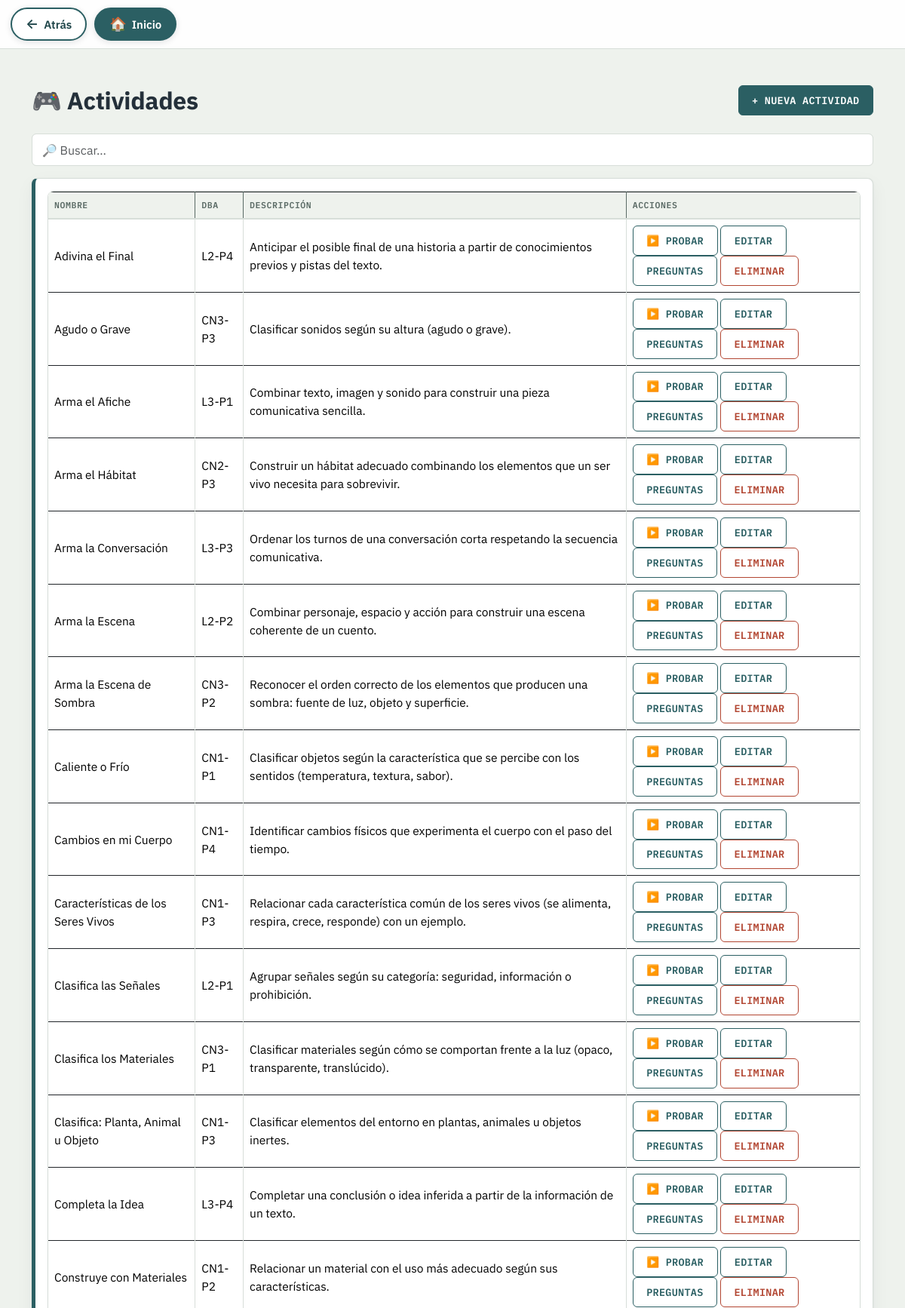
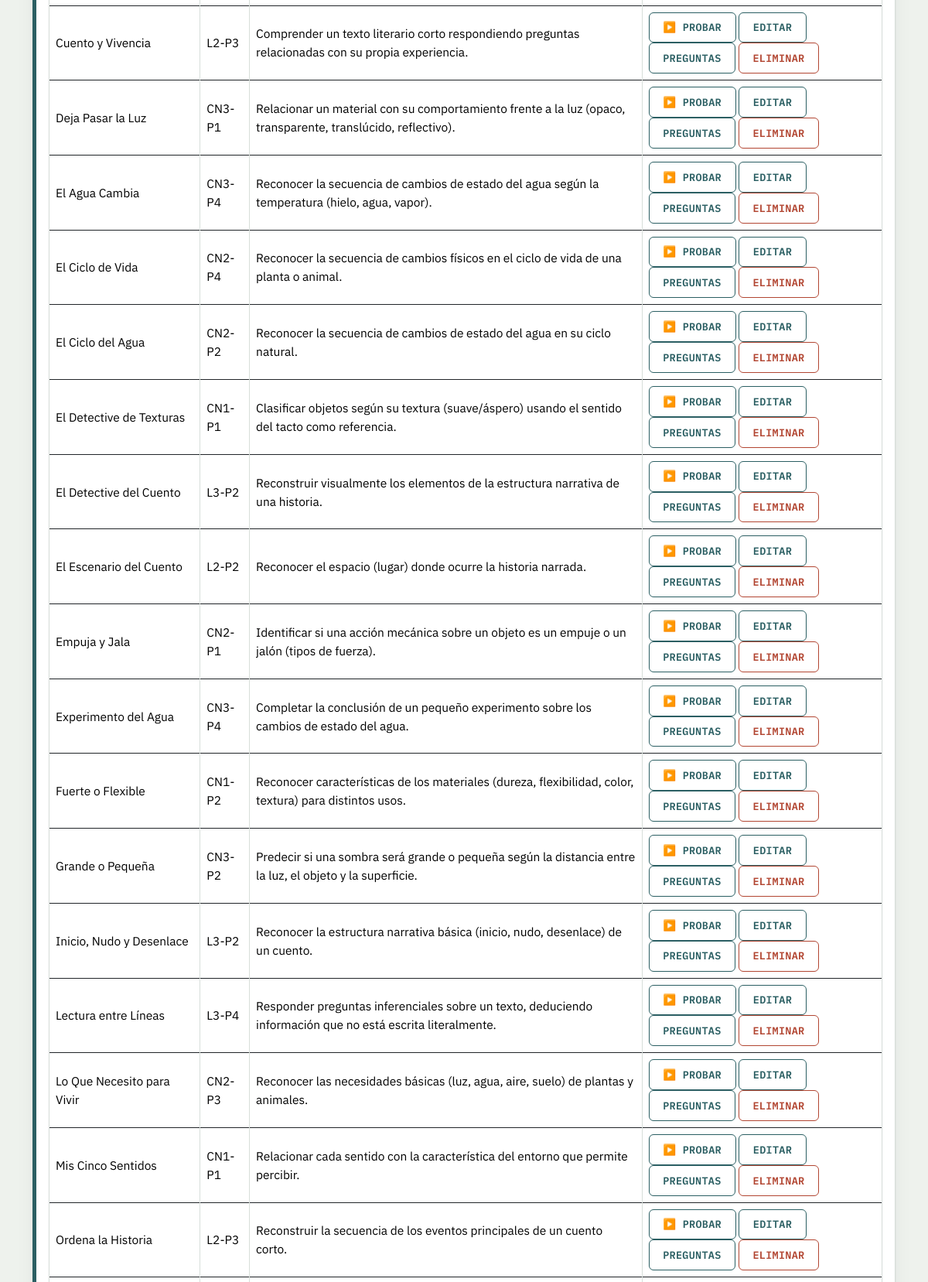
The app's page /app/views/actividades/index.php (signed in, upper part) with its own data (2 pictures, top to bottom).
### tables this page shows
CREATE TABLE `actividades` (
  `id_actividad` int(11) NOT NULL AUTO_INCREMENT,
  `id_dba` int(11) NOT NULL,
  `id_tipo` int(11) NOT NULL,
  `nombre` varchar(100) NOT NULL,
  `descripcion` text DEFAULT NULL,
  `instrucciones` text DEFAULT NULL,
  PRIMARY KEY (`id_actividad`),
  KEY `fk_dba_actividad` (`id_dba`),
  KEY `fk_tipo_actividad` (`id_tipo`),
  CONSTRAINT `fk_dba_actividad` FOREIGN KEY (`id_dba`) REFERENCES `dba` (`id_dba`),
  CONSTRAINT `fk_tipo_actividad` FOREIGN KEY (`id_tipo`) REFERENCES `tipoactividad` (`id_tipo`)
);

CREATE TABLE `dba` (
  `id_dba` int(11) NOT NULL AUTO_INCREMENT,
  `id_materia` int(11) NOT NULL,
  `grado` tinyint(4) NOT NULL,
  `periodo` tinyint(4) NOT NULL,
  `codigo` varchar(20) NOT NULL,
  `descripcion` text NOT NULL,
  PRIMARY KEY (`id_dba`),
  KEY `fk_materia_dba` (`id_materia`),
  CONSTRAINT `fk_materia_dba` FOREIGN KEY (`id_materia`) REFERENCES `materias` (`id_materia`)
);

### app/config/database.php (called while the page is built, shortened)
<?php
class Database
{
    private $host = "localhost";
    private $dbname = "incluKids";
    private $user = "root";
    private $password = "";
    public function __construct()
    {
        $local = __DIR__ . "/database.local.php";
    }
    public function conectar()
    {
        try {
            $conexion = new PDO(
                "mysql:host={$this->host};dbname={$this->dbname};charset=utf8mb4",
                $this->user,
                $this->password
            );
            $conexion->setAttribute(PDO::ATTR_ERRMODE, PDO::ERRMODE_EXCEPTION);
            return $conexion;
        } catch (PDOException $e) {
            error_log("IncluKids - fallo de conexion a la BD: " . $e->getMessage());
            http_response_code(500);
            die("No se pudo conectar con la base de datos. "
                . "Avisa a la persona que administra el sistema.");
        }
    }
}

### app/controllers/ActividadController.php (called while the page is built, shortened)
<?php
require_once __DIR__ . "/../models/Actividad.php";
class ActividadController
{
    public function listar()
    {
        $modelo = new Actividad();
        return $modelo->listar();
    }
}

### app/models/Actividad.php (called while the page is built, shortened)
<?php
require_once __DIR__ . "/../config/database.php";
class Actividad
{
    private $conexion;
    public function __construct()
    {
        $database = new Database();
        $this->conexion = $database->conectar();
    }
    public function listar()
    {
        $sql = "SELECT a.*, d.codigo AS dba_codigo
                FROM actividades a
                LEFT JOIN dba d ON a.id_dba = d.id_dba
                ORDER BY a.nombre ASC";
        $consulta = $this->conexion->prepare($sql);
        $consulta->execute();
        return $consulta->fetchAll(PDO::FETCH_ASSOC);
    }
}

### app/views/actividades/index.php (the view, shortened to what this page needs)
<?php
require_once __DIR__ . "/../../controllers/ActividadController.php";
$actividadController = new ActividadController();
$actividades = $actividadController->listar();
?>
<body>
<div class="container mt-5">
    <div class="d-flex justify-content-between align-items-center mt-3 mb-4">
        <h2 class="mb-0">🎮 Actividades</h2>
        <a href="nuevo.php" class="btn btn-success">+ Nueva actividad</a>
    </div>
<div class="mb-3">
        <input type="search" class="form-control" placeholder="🔎 Buscar…" data-filtro-tabla="tablaActividades" aria-label="Buscar en la tabla">
    </div>
        <div class="card">
        <div class="card-body">
            <div class="table-responsive">
            <table class="table table-bordered mb-0" id="tablaActividades">
                <thead>
                    <tr>
                        <th>Nombre</th>
                        <th>DBA</th>
                        <th>Descripción</th>
                        <th>Acciones</th>
                    </tr>
                </thead>
                <tbody>
                    <?php if (empty($actividades)): ?>
                    <tr><td colspan="4" class="text-center">No hay actividades registradas.</td></tr>
                    <?php else: foreach ($actividades as $actividad): ?>
                    <tr>
                        <td><?= htmlspecialchars($actividad['nombre']) ?></td>
                        <td><?= htmlspecialchars($actividad['dba_codigo'] ?? '-') ?></td>
                        <td><?= htmlspecialchars($actividad['descripcion'] ?? '') ?></td>
                        <td>
                            <a href="../juegos/jugar.php?id_actividad=<?= (int) $actividad['id_actividad'] ?>" class="btn btn-sm btn-outline-secondary" target="_blank" rel="noopener">▶️ Probar</a>
                            <a href="editar.php?id_actividad=<?= (int) $actividad['id_actividad'] ?>" class="btn btn-sm btn-outline-primary">Editar</a>
                            <a href="contenido.php?id_actividad=<?= (int) $actividad['id_actividad'] ?>" class="btn btn-sm btn-outline-secondary">Preguntas</a>
                            <form method="POST" action="eliminar.php" class="d-inline"
                                  data-confirmar="¿Eliminar esta actividad?">
                                <button type="submit" class="btn btn-sm btn-outline-danger">Eliminar</button>
                            </form>
                        </td>
                    </tr>
                    <?php endforeach; endif; ?>
                </tbody>
            </table>
            </div>
        </div>
    </div>
</div>
</body>
</html>

### public/css/inclukids.css (style rules this page uses)
:root { --tinta: #24303A; --papel: #EEF2ED; --papel-tarjeta: #FFFFFF; --petroleo: #2B5F63; --petroleo-oscuro: #1D4448; --ocre: #C98A2B; --ocre-oscuro: #A66F1E; --lenguaje: #8B4B6B; --ciencias: #4B7B5E; --borde: #D7DED9; --texto-suave: #5B6B66; --exito: #3C7A4E; --peligro: #B24632; }
body { background-color: var(--papel) !important; color: var(--tinta) !important; font-family: 'IBM Plex Sans', -apple-system, sans-serif !important; font-size: 15.5px; line-height: 1.55; }
h1, h2, h3, h4, h5, h6 { font-family: 'IBM Plex Sans', sans-serif; font-weight: 700; color: var(--tinta); letter-spacing: -0.01em; }
.codigo, .badge, .navbar-brand, .btn, label, .form-label, .dropdown-header, th { font-family: 'IBM Plex Mono', monospace !important; }
a { color: var(--petroleo); text-decoration: none; }
.btn { border-radius: 6px !important; font-weight: 600; font-size: 13.5px; letter-spacing: 0.02em; text-transform: uppercase; padding: 0.55rem 1.1rem; border-width: 1.5px !important; transition: background-color 0.15s ease, border-color 0.15s ease, box-shadow 0.15s ease, transform 0.08s ease; }
.btn-primary, .btn-success { background-color: var(--petroleo) !important; border-color: var(--petroleo) !important; color: white !important; }
.btn-outline-primary, .btn-outline-secondary { color: var(--petroleo) !important; border-color: var(--petroleo) !important; }
.btn-outline-danger { color: var(--peligro) !important; border-color: var(--peligro) !important; }
.card { background-color: var(--papel-tarjeta) !important; border: 1.5px solid var(--borde) !important; border-left: 5px solid var(--petroleo) !important; border-radius: 8px !important; box-shadow: 0 1px 3px rgba(36, 48, 58, 0.07), 0 8px 24px rgba(36, 48, 58, 0.05) !important; transition: box-shadow 0.18s ease; }
.form-control, .form-select { border: 1.5px solid var(--borde) !important; border-radius: 6px !important; font-family: 'IBM Plex Sans', sans-serif !important; padding: 0.55rem 0.8rem; }
.table { background-color: var(--papel-tarjeta); }
.table thead th { background-color: var(--papel); color: var(--texto-suave); font-size: 11.5px; text-transform: uppercase; letter-spacing: 0.05em; font-weight: 600; border-bottom: 2px solid var(--borde) !important; }
.table td { vertical-align: middle; border-color: var(--borde) !important; }
.table tbody tr { transition: background-color 0.12s ease; }
.table-responsive { border: 1.5px solid var(--borde); border-radius: 8px; box-shadow: 0 1px 3px rgba(36, 48, 58, 0.05); }
.table-responsive > .table { margin-bottom: 0; }
.table-responsive > .table-bordered { border: 0; }
.table-responsive > .table-bordered > :not(caption) > * > *:first-child { border-left: 0; }
.table-responsive > .table-bordered > :not(caption) > * > *:last-child { border-right: 0; }
.table-responsive > .table-bordered > thead > tr:first-child > * { border-top: 0; }

### records on screen
actividades: nombre "Adivina el Final", id_dba.codigo "L2-P4", descripcion "Anticipar el posible final de una historia a partir de conocimientos previos y pistas del texto."
actividades: nombre "Agudo o Grave", id_dba.codigo "CN3-P3", descripcion "Clasificar sonidos según su altura (agudo o grave)."
actividades: nombre "Arma el Afiche", id_dba.codigo "L3-P1", descripcion "Combinar texto, imagen y sonido para construir una pieza comunicativa sencilla."
actividades: nombre "Arma el Hábitat", id_dba.codigo "CN2-P3", descripcion "Construir un hábitat adecuado combinando los elementos que un ser vivo necesita para sobrevivir."
actividades: nombre "Arma la Conversación", id_dba.codigo "L3-P3", descripcion "Ordenar los turnos de una conversación corta respetando la secuencia comunicativa."
actividades: nombre "Arma la Escena", id_dba.codigo "L2-P2", descripcion "Combinar personaje, espacio y acción para construir una escena coherente de un cuento."
actividades: nombre "Arma la Escena de Sombra", id_dba.codigo "CN3-P2", descripcion "Reconocer el orden correcto de los elementos que producen una sombra: fuente de luz, objeto y superficie."
actividades: nombre "Caliente o Frío", id_dba.codigo "CN1-P1", descripcion "Clasificar objetos según la característica que se percibe con los sentidos (temperatura, textura, sabor)."
actividades: nombre "Cambios en mi Cuerpo", id_dba.codigo "CN1-P4", descripcion "Identificar cambios físicos que experimenta el cuerpo con el paso del tiempo."
actividades: nombre "Características de los Seres Vivos", id_dba.codigo "CN1-P3", descripcion "Relacionar cada característica común de los seres vivos (se alimenta, respira, crece, responde) con un ejemplo."
actividades: nombre "Clasifica las Señales", id_dba.codigo "L2-P1", descripcion "Agrupar señales según su categoría: seguridad, información o prohibición."
actividades: nombre "Clasifica los Materiales", id_dba.codigo "CN3-P1", descripcion "Clasificar materiales según cómo se comportan frente a la luz (opaco, transparente, translúcido)."
actividades: nombre "Clasifica: Planta, Animal u Objeto", id_dba.codigo "CN1-P3", descripcion "Clasificar elementos del entorno en plantas, animales u objetos inertes."
actividades: nombre "Completa la Idea", id_dba.codigo "L3-P4", descripcion "Completar una conclusión o idea inferida a partir de la información de un texto."
actividades: nombre "Construye con Materiales", id_dba.codigo "CN1-P2", descripcion "Relacionar un material con el uso más adecuado según sus características."
actividades: nombre "Cuento y Vivencia", id_dba.codigo "L2-P3", descripcion "Comprender un texto literario corto respondiendo preguntas relacionadas con su propia experiencia."
actividades: nombre "Deja Pasar la Luz", id_dba.codigo "CN3-P1", descripcion "Relacionar un material con su comportamiento frente a la luz (opaco, transparente, translúcido, reflectivo)."
actividades: nombre "El Agua Cambia", id_dba.codigo "CN3-P4", descripcion "Reconocer la secuencia de cambios de estado del agua según la temperatura (hielo, agua, vapor)."
actividades: nombre "El Ciclo de Vida", id_dba.codigo "CN2-P4", descripcion "Reconocer la secuencia de cambios físicos en el ciclo de vida de una planta o animal."
actividades: nombre "El Ciclo del Agua", id_dba.codigo "CN2-P2", descripcion "Reconocer la secuencia de cambios de estado del agua en su ciclo natural."
actividades: nombre "El Detective de Texturas", id_dba.codigo "CN1-P1", descripcion "Clasificar objetos según su textura (suave/áspero) usando el sentido del tacto como referencia."
actividades: nombre "El Detective del Cuento", id_dba.codigo "L3-P2", descripcion "Reconstruir visualmente los elementos de la estructura narrativa de una historia."
actividades: nombre "El Escenario del Cuento", id_dba.codigo "L2-P2", descripcion "Reconocer el espacio (lugar) donde ocurre la historia narrada."
actividades: nombre "Empuja y Jala", id_dba.codigo "CN2-P1", descripcion "Identificar si una acción mecánica sobre un objeto es un empuje o un jalón (tipos de fuerza)."
actividades: nombre "Experimento del Agua", id_dba.codigo "CN3-P4", descripcion "Completar la conclusión de un pequeño experimento sobre los cambios de estado del agua."
actividades: nombre "Fuerte o Flexible", id_dba.codigo "CN1-P2", descripcion "Reconocer características de los materiales (dureza, flexibilidad, color, textura) para distintos usos."
actividades: nombre "Grande o Pequeña", id_dba.codigo "CN3-P2", descripcion "Predecir si una sombra será grande o pequeña según la distancia entre la luz, el objeto y la superficie."
actividades: nombre "Inicio, Nudo y Desenlace", id_dba.codigo "L3-P2", descripcion "Reconocer la estructura narrativa básica (inicio, nudo, desenlace) de un cuento."
actividades: nombre "Lectura entre Líneas", id_dba.codigo "L3-P4", descripcion "Responder preguntas inferenciales sobre un texto, deduciendo información que no está escrita literalmente."
actividades: nombre "Lo Que Necesito para Vivir", id_dba.codigo "CN2-P3", descripcion "Reconocer las necesidades básicas (luz, agua, aire, suelo) de plantas y animales."
actividades: nombre "Mis Cinco Sentidos", id_dba.codigo "CN1-P1", descripcion "Relacionar cada sentido con la característica del entorno que permite percibir."
actividades: nombre "Ordena la Historia", id_dba.codigo "L2-P3", descripcion "Reconstruir la secuencia de los eventos principales de un cuento corto."
